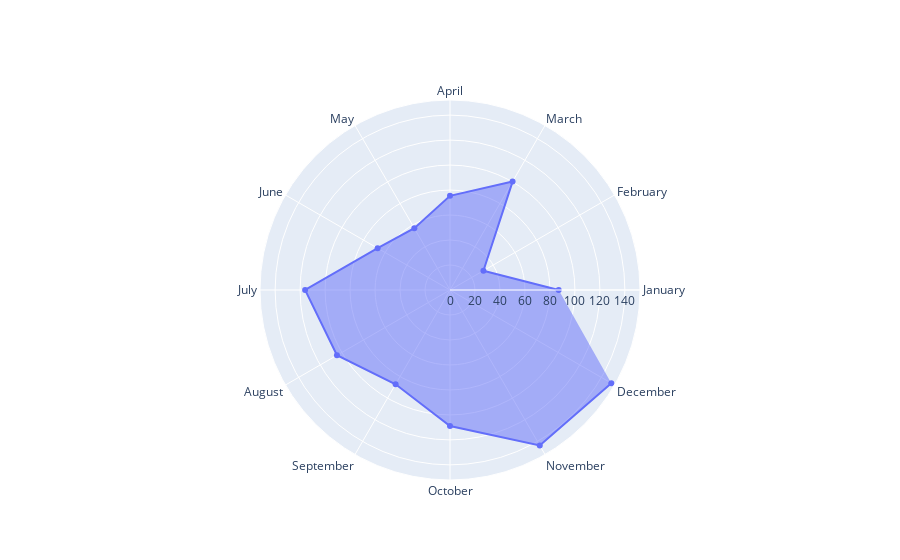

The notebook cell this image was saved under:
### Code cell
categories = month_list

fig = go.Figure()


# Add total precipitation data to the radar chart, and set the hover template to display the average temperature and corresponding precipitation information (the average temperature here needs to be obtained from previous data)
fig.add_trace(go.Scatterpolar(
    r=month_prcp,
    theta=categories,
    fill='toself',
    name='Precipitation',
    hovertemplate="Month: %{theta}<br>Precipitation: %{r}mm<br>",
    #customdata=[[tavg] for tavg in month_tavg]
))

### Figure 1 — Plotly figure (JSON) as saved in the notebook; plotly's stock layout.template omitted (floating-point values rounded to 4 significant figures)
{"data": [{"fill": "toself", "hovertemplate": "Month: %{theta}<br>Precipitation: %{r}mm<br>", "name": "Precipitation", "r": [87.0, 30.9, 100.2, 75.4, 57.1, 66.9, 116.0, 104.5, 87.1, 108.9, 143.7, 149.1], "theta": ["January", "February", "March", "April", "May", "June", "July", "August", "September", "October", "November", "December"], "type": "scatterpolar"}], "layout": {}}
